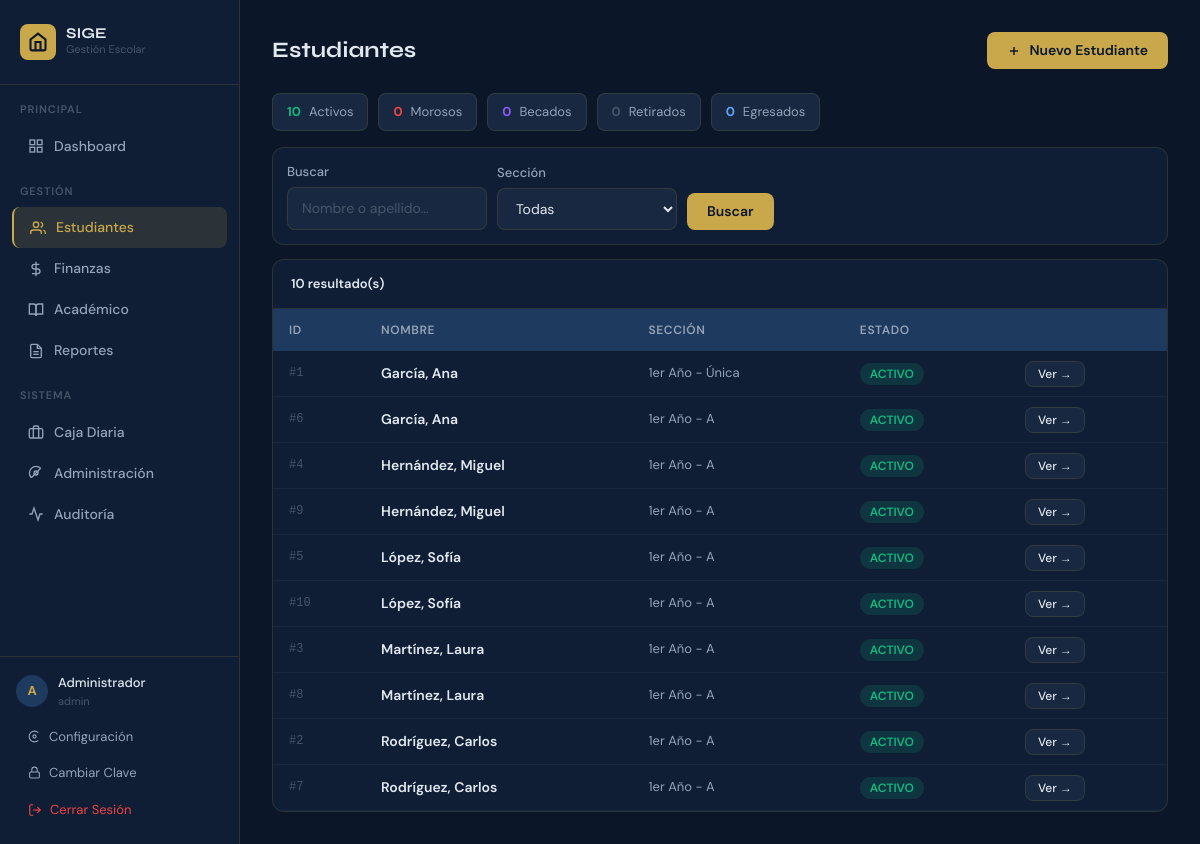
The page /estudiantes/ (signed in) on the database as committed earlier.
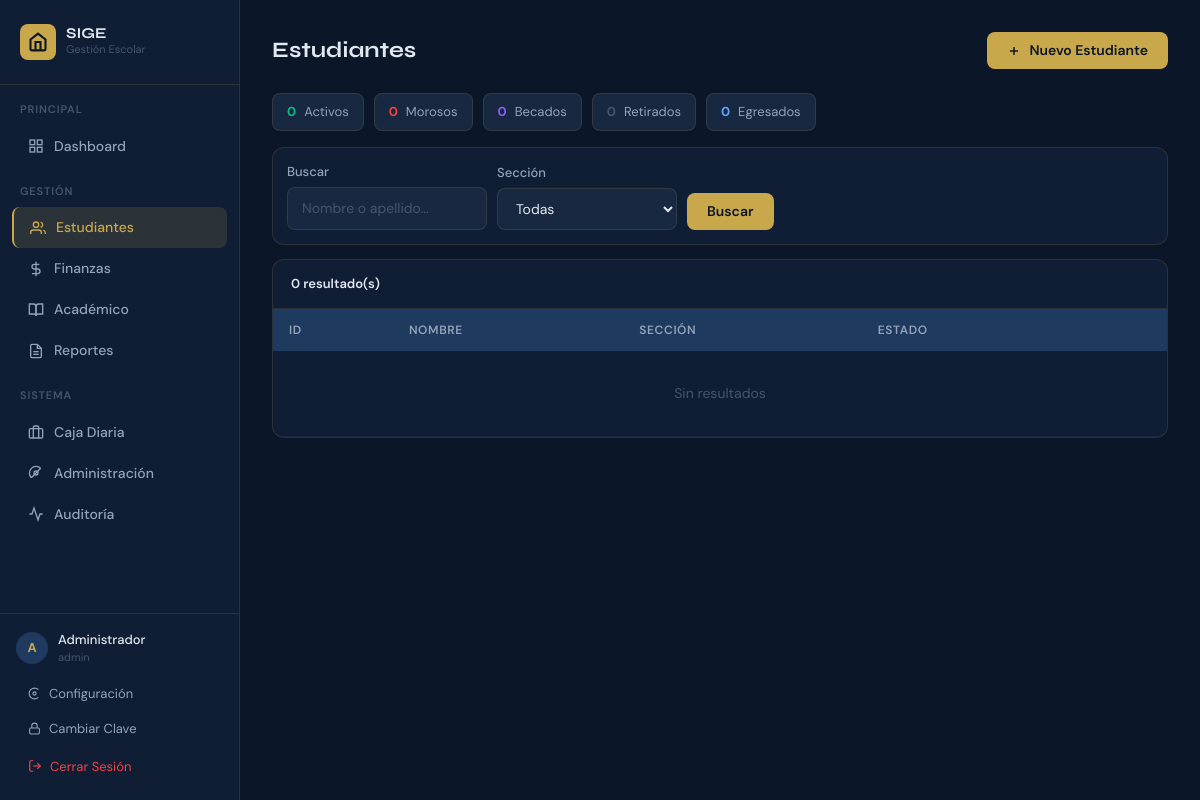
The same page on the database as committed later.
### tables this page shows
CREATE TABLE students (
            id INTEGER PRIMARY KEY AUTOINCREMENT,
            cedula_enc TEXT UNIQUE,
            first_name TEXT NOT NULL,
            last_name TEXT NOT NULL,
            birth_date TEXT NOT NULL,
            gender TEXT NOT NULL,
            section_id INTEGER REFERENCES sections(id),
            representative_id INTEGER NOT NULL REFERENCES representatives(id),
            status TEXT NOT NULL DEFAULT 'ACTIVO',
            enrollment_date TEXT NOT NULL DEFAULT (date('now')),
            created_at TEXT NOT NULL DEFAULT (datetime('now')),
            CHECK(status IN ('ACTIVO','MOROSO','RETIRADO','EGRESADO'))
        );

### routers/students_router.py (the view)
@bp.route("/")
@login_required
@permission_required("students", "view")
def index():
    user    = current_user()
    status  = request.args.get("status", "")
    section = request.args.get("section_id", "")
    search  = request.args.get("q", "")
    with db() as conn:
        query = """
            SELECT s.id, s.first_name, s.last_name, s.status,
                   c.name||' - '||sec.name as section_label
            FROM students s
            LEFT JOIN sections sec ON sec.id=s.section_id
            LEFT JOIN courses c ON c.id=sec.course_id
            WHERE 1=1
        """
        params = []
        if status:
            query += " AND s.status=?"; params.append(status)
        if section:
            query += " AND s.section_id=?"; params.append(section)
        if search:
            query += " AND (s.first_name||' '||s.last_name LIKE ? OR s.first_name LIKE ? OR s.last_name LIKE ?)"
            params += [f"%{search}%", f"%{search}%", f"%{search}%"]
        query += " ORDER BY s.last_name, s.first_name LIMIT 100"
        students  = conn.execute(query, params).fetchall()
        sections  = conn.execute("""
            SELECT sec.id, c.name||' - '||sec.name as label
            FROM sections sec JOIN courses c ON c.id=sec.course_id
            ORDER BY c.grade, sec.name
        """).fetchall()
        counts    = conn.execute("""
            SELECT status, COUNT(*) as n FROM students GROUP BY status
        """).fetchall()
        totals    = {r["status"]: r["n"] for r in counts}
    return render_template("students/index.html",
        user=user, students=students, sections=sections,
        status=status, section=section, search=search, totals=totals)

### auth.py (called while the page is built)
def current_user():
    if "user_id" not in session:
        return None
    return {"id": session["user_id"], "username": session["username"],
            "full_name": session["full_name"], "role_id": session["role_id"]}

def get_user_permissions(role_id):
    with db() as conn:
        rows = conn.execute("""
            SELECT p.module, p.action FROM permissions p
            JOIN role_permissions rp ON rp.permission_id = p.id
            WHERE rp.role_id = ?
        """, (role_id,)).fetchall()
    return {(r["module"], r["action"]) for r in rows}

def has_permission(module, action):
    user = current_user()
    if not user:
        return False
    perms = get_user_permissions(user["role_id"])
    return (module, action) in perms

def login_required(f):
    @functools.wraps(f)
    def decorated(*args, **kwargs):
        if not current_user():
            return redirect(url_for("auth.login"))
        return f(*args, **kwargs)
    return decorated

def permission_required(module, action):
    def decorator(f):
        @functools.wraps(f)
        def decorated(*args, **kwargs):
            if not current_user():
                return redirect(url_for("auth.login"))
            if not has_permission(module, action):
                abort(403)
            return f(*args, **kwargs)
        return decorated
    return decorator

### database.py (called while the page is built)
def get_connection():
    conn = sqlite3.connect(DB_PATH, detect_types=sqlite3.PARSE_DECLTYPES)
    conn.row_factory = sqlite3.Row
    conn.execute("PRAGMA journal_mode=WAL")
    conn.execute("PRAGMA foreign_keys=ON")
    conn.execute("PRAGMA synchronous=NORMAL")
    return conn

@contextmanager
def db():
    conn = get_connection()
    try:
        yield conn
        conn.commit()
    except Exception:
        conn.rollback()
        raise
    finally:
        conn.close()

### templates/students/index.html (shortened to what this page needs)
{% extends "base.html" %}
{% block content %}
<div style="display:flex;justify-content:space-between;align-items:center;margin-bottom:24px;">
  <h1 class="font-display" style="font-size:22px;font-weight:700;color:#E2E8F0;margin:0;">Estudiantes</h1>
  <a href="{{ url_for('students.new_form') }}" class="btn-primary" style="text-decoration:none;display:flex;align-items:center;gap:8px;">
    <svg width="14" height="14" fill="none" stroke="currentColor" stroke-width="2.5" viewBox="0 0 24 24"><line x1="12" y1="5" x2="12" y2="19"/><line x1="5" y1="12" x2="19" y2="12"/></svg>
    Nuevo Estudiante
  </a>
</div>
<div style="display:flex;gap:10px;margin-bottom:16px;flex-wrap:wrap;">
  {% for st, label, color in [('ACTIVO','Activos','#10B981'),('MOROSO','Morosos','#EF4444'),('BECADO','Becados','#8B5CF6'),('RETIRADO','Retirados','#475569'),('EGRESADO','Egresados','#60A5FA')] %}
  <a href="?status={{ st }}" style="padding:8px 14px;background:var(--surface-2);border:1px solid {% if status==st %}{{ color }}{% else %}var(--border){% endif %};
     border-radius:8px;text-decoration:none;display:flex;align-items:center;gap:8px;font-size:13px;">
    <span style="font-weight:700;color:{{ color }};">{{ totals.get(st, 0) }}</span>
    <span style="color:#94A3B8;">{{ label }}</span>
  </a>
  {% endfor %}
</div>
<div class="card" style="padding:14px;margin-bottom:14px;">
  <form method="GET" style="display:flex;gap:10px;align-items:flex-end;flex-wrap:wrap;">
    <div><label class="form-label">Buscar</label>
      <input type="text" name="q" value="{{ search }}" class="form-input" style="width:200px;" placeholder="Nombre o apellido…"></div>
    <div><label class="form-label">Sección</label>
      <select name="section_id" class="form-input" style="width:180px;">
        <option value="">Todas</option>
      </select></div>
    <button type="submit" class="btn-primary">Buscar</button>
  </form>
</div>
<div class="card" style="overflow:hidden;">
  <div style="padding:14px 18px;border-bottom:1px solid var(--border);display:flex;justify-content:space-between;">
    <span style="font-size:13px;font-weight:600;color:#E2E8F0;">{{ students|length }} resultado(s)</span>
  </div>
  <table>
    <thead><tr><th>ID</th><th>Nombre</th><th>Sección</th><th>Estado</th><th></th></tr></thead>
    <tbody>
      {% for s in students %}
      <tr>
        <td style="font-family:monospace;color:#475569;font-size:12px;">#{{ s.id }}</td>
        <td>
          <div style="font-weight:600;color:#E2E8F0;">{{ s.last_name }}, {{ s.first_name }}</div>
        </td>
        <td style="font-size:13px;color:#94A3B8;">{{ s.section_label or '—' }}</td>
        <td>
          <span class="badge {% if s.status=='ACTIVO' %}badge-green{% elif s.status=='MOROSO' %}badge-red{% elif s.status=='EGRESADO' %}badge-blue{% else %}badge-gray{% endif %}">
            {{ s.status }}
          </span>
        </td>
        <td>
          <a href="{{ url_for('students.detail', sid=s.id) }}"
            class="btn-secondary" style="text-decoration:none;font-size:12px;padding:4px 12px;">
            Ver →
          </a>
        </td>
      </tr>
      {% else %}
      <tr><td colspan="5" style="text-align:center;padding:32px;color:#475569;">Sin resultados</td></tr>
      {% endfor %}
    </tbody>
  </table>
</div>
{% endblock %}

### templates/base.html (shortened to what this page needs)
<!DOCTYPE html>
<html lang="es" class="h-full">
<head>
<script src="https://cdn.tailwindcss.com"></script>
</head>
<body class="h-full">
{% if user %}
<div style="display:flex;min-height:100vh;">
  <aside class="sidebar">
    <div style="padding:24px 20px;border-bottom:1px solid var(--border);">
      <div style="display:flex;align-items:center;gap:10px;">
        <div style="width:36px;height:36px;background:var(--gold);border-radius:8px;display:flex;align-items:center;justify-content:center;flex-shrink:0;">
          <svg width="20" height="20" fill="none" stroke="#0B1629" stroke-width="2.5" viewBox="0 0 24 24"><path d="M3 9l9-7 9 7v11a2 2 0 01-2 2H5a2 2 0 01-2-2z"/><polyline points="9 22 9 12 15 12 15 22"/></svg>
        </div>
        <div>
          <div class="font-display" style="font-size:15px;font-weight:700;color:#E2E8F0;line-height:1;">SIGE</div>
          <div style="font-size:11px;color:#475569;">Gestión Escolar</div>
        </div>
      </div>
    </div>
    <nav style="padding:16px 12px;flex:1;">
      <div style="font-size:11px;color:#475569;font-weight:600;letter-spacing:0.08em;padding:0 8px;margin-bottom:8px;">PRINCIPAL</div>
      <a href="{{ url_for('dashboard.index') }}" class="nav-link {% if request.endpoint=='dashboard.index' %}active{% endif %}">
        <svg width="16" height="16" fill="none" stroke="currentColor" stroke-width="2" viewBox="0 0 24 24"><rect x="3" y="3" width="7" height="7"/><rect x="14" y="3" width="7" height="7"/><rect x="14" y="14" width="7" height="7"/><rect x="3" y="14" width="7" height="7"/></svg>
        Dashboard
      </a>
      <div style="font-size:11px;color:#475569;font-weight:600;letter-spacing:0.08em;padding:0 8px;margin:16px 0 8px;">GESTIÓN</div>
      <a href="{{ url_for('students.index') }}" class="nav-link {% if 'students' in request.endpoint %}active{% endif %}">
        <svg width="16" height="16" fill="none" stroke="currentColor" stroke-width="2" viewBox="0 0 24 24"><path d="M17 21v-2a4 4 0 00-4-4H5a4 4 0 00-4 4v2"/><circle cx="9" cy="7" r="4"/><path d="M23 21v-2a4 4 0 00-3-3.87"/><path d="M16 3.13a4 4 0 010 7.75"/></svg>
        Estudiantes
      </a>
      <a href="{{ url_for('finance.index') }}" class="nav-link {% if 'finance' in request.endpoint %}active{% endif %}">
        <svg width="16" height="16" fill="none" stroke="currentColor" stroke-width="2" viewBox="0 0 24 24"><line x1="12" y1="1" x2="12" y2="23"/><path d="M17 5H9.5a3.5 3.5 0 000 7h5a3.5 3.5 0 010 7H6"/></svg>
        Finanzas
      </a>
      <a href="{{ url_for('academic.index') }}" class="nav-link {% if 'academic' in request.endpoint %}active{% endif %}">
        <svg width="16" height="16" fill="none" stroke="currentColor" stroke-width="2" viewBox="0 0 24 24"><path d="M2 3h6a4 4 0 014 4v14a3 3 0 00-3-3H2z"/><path d="M22 3h-6a4 4 0 00-4 4v14a3 3 0 013-3h7z"/></svg>
        Académico
      </a>
      <a href="{{ url_for('reports.index') }}" class="nav-link {% if 'reports' in request.endpoint %}active{% endif %}">
        <svg width="16" height="16" fill="none" stroke="currentColor" stroke-width="2" viewBox="0 0 24 24"><path d="M14 2H6a2 2 0 00-2 2v16a2 2 0 002 2h12a2 2 0 002-2V8z"/><polyline points="14 2 14 8 20 8"/><line x1="16" y1="13" x2="8" y2="13"/><line x1="16" y1="17" x2="8" y2="17"/></svg>
        Reportes
      </a>
      <div style="font-size:11px;color:#475569;font-weight:600;letter-spacing:0.08em;padding:0 8px;margin:16px 0 8px;">SISTEMA</div>
      <a href="{{ url_for('finance.cash_register') }}" class="nav-link {% if 'cash_register' in request.endpoint %}active{% endif %}">
        <svg width="16" height="16" fill="none" stroke="currentColor" stroke-width="2" viewBox="0 0 24 24"><rect x="2" y="7" width="20" height="14" rx="2"/><path d="M16 21V5a2 2 0 00-2-2h-4a2 2 0 00-2 2v16"/></svg>
        Caja Diaria
      </a>
      <a href="{{ url_for('admin.index') }}" class="nav-link {% if 'admin' in request.endpoint %}active{% endif %}">
        <svg width="16" height="16" fill="none" stroke="currentColor" stroke-width="2" viewBox="0 0 24 24"><circle cx="12" cy="12" r="3"/><path d="M19.07 4.93A10 10 0 004.93 19.07M19.07 4.93L4.93 19.07"/></svg>
        Administración
      </a>
      <a href="{{ url_for('admin.audit_log') }}" class="nav-link {% if 'audit' in request.endpoint %}active{% endif %}">
        <svg width="16" height="16" fill="none" stroke="currentColor" stroke-width="2" viewBox="0 0 24 24"><polyline points="22 12 18 12 15 21 9 3 6 12 2 12"/></svg>
        Auditoría
      </a>
    </nav>
    <div style="padding:16px;border-top:1px solid var(--border);">
      <div style="display:flex;align-items:center;gap:10px;margin-bottom:12px;">
        <div style="width:32px;height:32px;background:var(--navy-light);border-radius:50%;display:flex;align-items:center;justify-content:center;font-size:13px;font-weight:700;color:var(--gold);">
          {{ user.full_name[0] }}
        </div>
        <div>
          <div style="font-size:13px;font-weight:500;color:#E2E8F0;">{{ user.full_name.split()[0] }}</div>
          <div style="font-size:11px;color:#475569;">{{ user.username }}</div>
        </div>
      </div>
      <a href="{{ url_for('settings.index') }}" style="display:flex;align-items:center;gap:8px;color:#94A3B8;font-size:13px;text-decoration:none;padding:6px 12px;border-radius:6px;margin-bottom:4px;transition:all 0.2s;" onmouseover="this.style.background='rgba(255,255,255,0.05)'" onmouseout="this.style.background='transparent'">
        <svg width="13" height="13" fill="none" stroke="currentColor" stroke-width="2" viewBox="0 0 24 24"><circle cx="12" cy="12" r="3"/><path d="M19.07 4.93A10 10 0 004.93 19.07M4.93 4.93a10 10 0 0014.14 14.14"/></svg>
        Configuración
      </a>
      <a href="{{ url_for('profile.change_password') }}" style="display:flex;align-items:center;gap:8px;color:#94A3B8;font-size:13px;text-decoration:none;padding:6px 12px;border-radius:6px;margin-bottom:4px;transition:all 0.2s;" onmouseover="this.style.background='rgba(255,255,255,0.05)'" onmouseout="this.style.background='transparent'">
        <svg width="13" height="13" fill="none" stroke="currentColor" stroke-width="2" viewBox="0 0 24 24"><rect x="3" y="11" width="18" height="11" rx="2"/><path d="M7 11V7a5 5 0 0110 0v4"/></svg>
        Cambiar Clave
      </a>
      <a href="{{ url_for('auth.logout') }}" style="display:flex;align-items:center;gap:8px;color:#EF4444;font-size:13px;text-decoration:none;padding:8px 12px;border-radius:6px;transition:background 0.2s;" onmouseover="this.style.background='rgba(239,68,68,0.1)'" onmouseout="this.style.background='transparent'">
        <svg width="14" height="14" fill="none" stroke="currentColor" stroke-width="2" viewBox="0 0 24 24"><path d="M9 21H5a2 2 0 01-2-2V5a2 2 0 012-2h4"/><polyline points="16 17 21 12 16 7"/><line x1="21" y1="12" x2="9" y2="12"/></svg>
        Cerrar Sesión
      </a>
    </div>
  </aside>
  <main class="main-content" style="padding:32px;">
    {% block content %}{% endblock %}
  </main>
</div>
{% else %}
{% block auth_content %}{% endblock %}
{% endif %}
</body>
</html>

### templates/base.html (style rules this page uses)
:root { --navy: #0B1629; --navy-mid: #132038; --navy-light: #1E3A5F; --gold: #C9A84C; --gold-light: #E8C96D; --slate: #94A3B8; --surface: #0F1E35; --surface-2: #172840; --border: rgba(201,168,76,0.15); }
* { box-sizing: border-box; }
body { font-family: 'DM Sans', sans-serif; background: var(--navy); color: #E2E8F0; }
h1,h2,h3,.font-display { font-family: 'Syne', sans-serif; }
.nav-link { display:flex; align-items:center; gap:10px; padding:10px 16px; border-radius:8px; color:#94A3B8; font-size:14px; font-weight:500; transition:all 0.2s; text-decoration:none; }
.nav-link.active { background:rgba(201,168,76,0.15); color:var(--gold); border-left:2px solid var(--gold); }
.card { background:var(--surface); border:1px solid var(--border); border-radius:12px; }
.btn-primary { background:var(--gold); color:var(--navy); font-weight:600; padding:8px 20px; border-radius:8px; font-size:14px; transition:all 0.2s; cursor:pointer; border:none; }
.form-input { background:var(--surface-2); border:1px solid var(--border); color:#E2E8F0; padding:10px 14px; border-radius:8px; font-size:14px; width:100%; transition:border-color 0.2s; }
.form-input::placeholder { color:#475569; }
.form-label { font-size:13px; font-weight:500; color:#94A3B8; margin-bottom:6px; display:block; }
table { width:100%; border-collapse:collapse; }
thead th { background:var(--navy-light); color:#94A3B8; font-size:12px; font-weight:600; text-transform:uppercase; letter-spacing:0.05em; padding:12px 16px; text-align:left; }
tbody tr { border-bottom:1px solid rgba(255,255,255,0.04); transition:background 0.15s; }
tbody td { padding:12px 16px; font-size:14px; }
.sidebar { width:240px; min-height:100vh; background:var(--surface); border-right:1px solid var(--border); flex-shrink:0; display:flex; flex-direction:column; }
.main-content { flex:1; overflow:auto; }
select.form-input option { background:var(--navy-mid); }

Rows that differ between the two databases and show on the page:
removed students: id "1", last_name "García", first_name "Ana", section_label "1er Año - Única", status "ACTIVO"
removed students: id "6", last_name "García", first_name "Ana", section_label "1er Año - A", status "ACTIVO"
removed students: id "4", last_name "Hernández", first_name "Miguel", section_label "1er Año - A", status "ACTIVO"
removed students: id "9", last_name "Hernández", first_name "Miguel", section_label "1er Año - A", status "ACTIVO"
removed students: id "5", last_name "López", first_name "Sofía", section_label "1er Año - A", status "ACTIVO"
removed students: id "10", last_name "López", first_name "Sofía", section_label "1er Año - A", status "ACTIVO"
removed students: id "3", last_name "Martínez", first_name "Laura", section_label "1er Año - A", status "ACTIVO"
removed students: id "8", last_name "Martínez", first_name "Laura", section_label "1er Año - A", status "ACTIVO"
removed students: id "2", last_name "Rodríguez", first_name "Carlos", section_label "1er Año - A", status "ACTIVO"
removed students: id "7", last_name "Rodríguez", first_name "Carlos", section_label "1er Año - A", status "ACTIVO"
Other text that changed with them:
{{ students|length }}: "10" → "0"
new list line: "0 Activos"
text now shown: "Sin resultados"
list line gone: "10 Activos"
